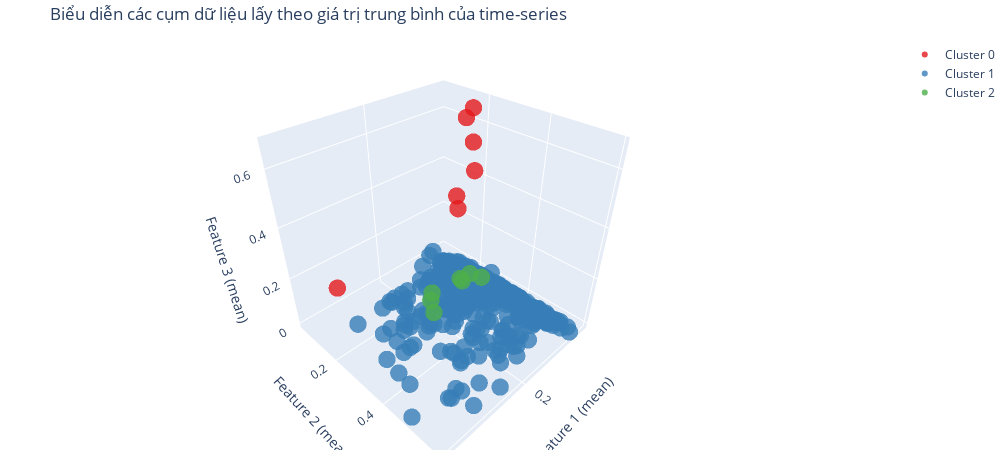

Notebook code cell kept with this figure:
### Code cell
colors = px.colors.qualitative.Set1
fig = go.Figure()

for i in range(k):
    cluster_points = x_mean[labels == i]
    
    fig.add_trace(go.Scatter3d(
        x=cluster_points[:, 0],
        y=cluster_points[:, 1],
        z=cluster_points[:, 2],
        mode='markers',
        marker=dict(size=6, color=colors[i % len(colors)], opacity=0.8),
        name=f'Cluster {i}'
    ))

fig.update_layout(
    title=f'Biểu diễn các cụm dữ liệu lấy theo giá trị trung bình của time-series',
    scene=dict(
        xaxis_title='Feature 1 (mean)',
        yaxis_title='Feature 2 (mean)',
        zaxis_title='Feature 3 (mean)',
    ),
    margin=dict(l=0, r=0, b=0, t=40),
    width=1000,  # Tăng chiều rộng
    height=450   # Tăng chiều cao
)
fig.show()

### Figure 1 — Plotly figure (JSON) as saved in the notebook; plotly's stock layout.template omitted (floating-point values rounded to 4 significant figures; data arrays with more than 128 entries replaced by an {"elided": "..."} marker saying what was removed)
{"data": [{"marker": {"color": "rgb(228,26,28)", "opacity": 0.8, "size": 6}, "mode": "markers", "name": "Cluster 0", "type": "scatter3d", "x": [0.2382, 0.1682, 0.168, 0.1651, 0.165, 0.1652, 0.1651], "y": [0.1674, 0.1742, 0.167, 0.2179, 0.2089, 0.1814, 0.2049], "z": [0.2254, 0.2904, 0.3401, 0.4558, 0.5581, 0.634, 0.6745]}, {"marker": {"color": "rgb(55,126,184)", "opacity": 0.8, "size": 6}, "mode": "markers", "name": "Cluster 1", "type": "scatter3d", "x": {"elided": "439 float values"}, "y": {"elided": "439 float values"}, "z": {"elided": "439 float values"}}, {"marker": {"color": "rgb(77,175,74)", "opacity": 0.8, "size": 6}, "mode": "markers", "name": "Cluster 2", "type": "scatter3d", "x": [0.1987, 0.1896, 0.1939, 0.1651, 0.1631, 0.1716, 0.1722], "y": [0.2646, 0.197, 0.2199, 0.2152, 0.2541, 0.2102, 0.2226], "z": [7.516e-08, 1.158e-07, 1.028e-07, 2.273e-07, 9.307e-08, 2.429e-07, 6.764e-08]}, {"marker": {"color": "rgb(152,78,163)", "opacity": 0.8, "size": 6}, "mode": "markers", "name": "Cluster 3", "type": "scatter3d", "x": [], "y": [], "z": []}, {"marker": {"color": "rgb(255,127,0)", "opacity": 0.8, "size": 6}, "mode": "markers", "name": "Cluster 4", "type": "scatter3d", "x": [], "y": [], "z": []}, {"marker": {"color": "rgb(255,255,51)", "opacity": 0.8, "size": 6}, "mode": "markers", "name": "Cluster 5", "type": "scatter3d", "x": [], "y": [], "z": []}, {"marker": {"color": "rgb(166,86,40)", "opacity": 0.8, "size": 6}, "mode": "markers", "name": "Cluster 6", "type": "scatter3d", "x": [], "y": [], "z": []}, {"marker": {"color": "rgb(247,129,191)", "opacity": 0.8, "size": 6}, "mode": "markers", "name": "Cluster 7", "type": "scatter3d", "x": [], "y": [], "z": []}], "layout": {"height": 450, "margin": {"b": 0, "l": 0, "r": 0, "t": 40}, "scene": {"xaxis": {"title": {"text": "Feature 1 (mean)"}}, "yaxis": {"title": {"text": "Feature 2 (mean)"}}, "zaxis": {"title": {"text": "Feature 3 (mean)"}}}, "title": {"text": "Biểu diễn các cụm dữ liệu lấy theo giá trị trung bình của time-series"}, "width": 1000}}
